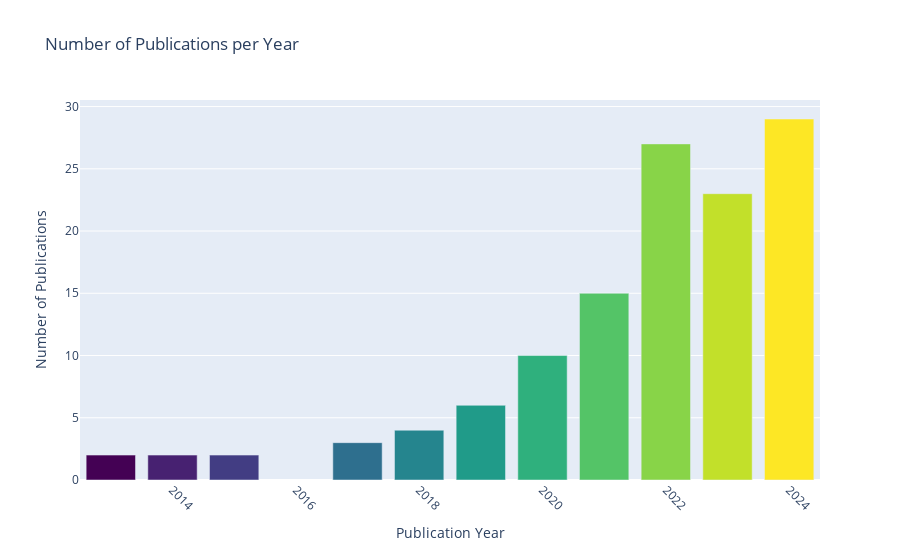

The code cell stored with this chart in its notebook:
### Markdown cell above
### Playground

### Code cell
import plotly.express as px

# Supondo que 'raw_data' seja o seu DataFrame e 'Publication Year' seja a coluna com os anos de publicação
publication_counts = raw_data['Publication Year'].value_counts()

# Ordenar os valores pela data para melhorar a visualização (opcional)
publication_counts = publication_counts.sort_index()

# Criar o gráfico de barras com Plotly
fig = px.bar(
    x=publication_counts.index, 
    y=publication_counts.values, 
    labels={'x': 'Publication Year', 'y': 'Number of Publications'},
    title='Number of Publications per Year',
    color=publication_counts.index,  # Adiciona cor baseado no índice (ano de publicação)
    color_continuous_scale='viridis'  # Aplica a paleta "viridis"
)

# Configurar o layout
fig.update_layout(
    xaxis=dict(tickangle=45),  # Rotaciona os rótulos do eixo x para melhor visualização
    yaxis_title='Number of Publications',
    xaxis_title='Publication Year',
    coloraxis_showscale=False  # Oculta a barra de escala de cores, se indesejado
)

# Mostrar o gráfico
fig.show()

### Figure 1 — Plotly figure (JSON) as saved in the notebook; plotly's stock layout.template omitted (floating-point values rounded to 4 significant figures)
{"data": [{"alignmentgroup": "True", "hovertemplate": "Publication Year=%{x}<br>Number of Publications=%{y}<br>color=%{marker.color}<extra></extra>", "legendgroup": "", "marker": {"color": [2013, 2014, 2015, 2017, 2018, 2019, 2020, 2021, 2022, 2023, 2024], "coloraxis": "coloraxis", "pattern": {"shape": ""}}, "name": "", "offsetgroup": "", "orientation": "v", "showlegend": false, "textposition": "auto", "type": "bar", "x": [2013, 2014, 2015, 2017, 2018, 2019, 2020, 2021, 2022, 2023, 2024], "xaxis": "x", "y": [2, 2, 2, 3, 4, 6, 10, 15, 27, 23, 29], "yaxis": "y"}], "layout": {"barmode": "relative", "coloraxis": {"colorbar": {"title": {"text": "color"}}, "colorscale": [[0, "#440154"], [0.1111, "#482878"], [0.2222, "#3e4989"], [0.3333, "#31688e"], [0.4444, "#26828e"], [0.5556, "#1f9e89"], [0.6667, "#35b779"], [0.7778, "#6ece58"], [0.8889, "#b5de2b"], [1, "#fde725"]], "showscale": false}, "legend": {"tracegroupgap": 0}, "title": {"text": "Number of Publications per Year"}, "xaxis": {"anchor": "y", "domain": [0, 1], "tickangle": 45, "title": {"text": "Publication Year"}}, "yaxis": {"anchor": "x", "domain": [0, 1], "title": {"text": "Number of Publications"}}}}
